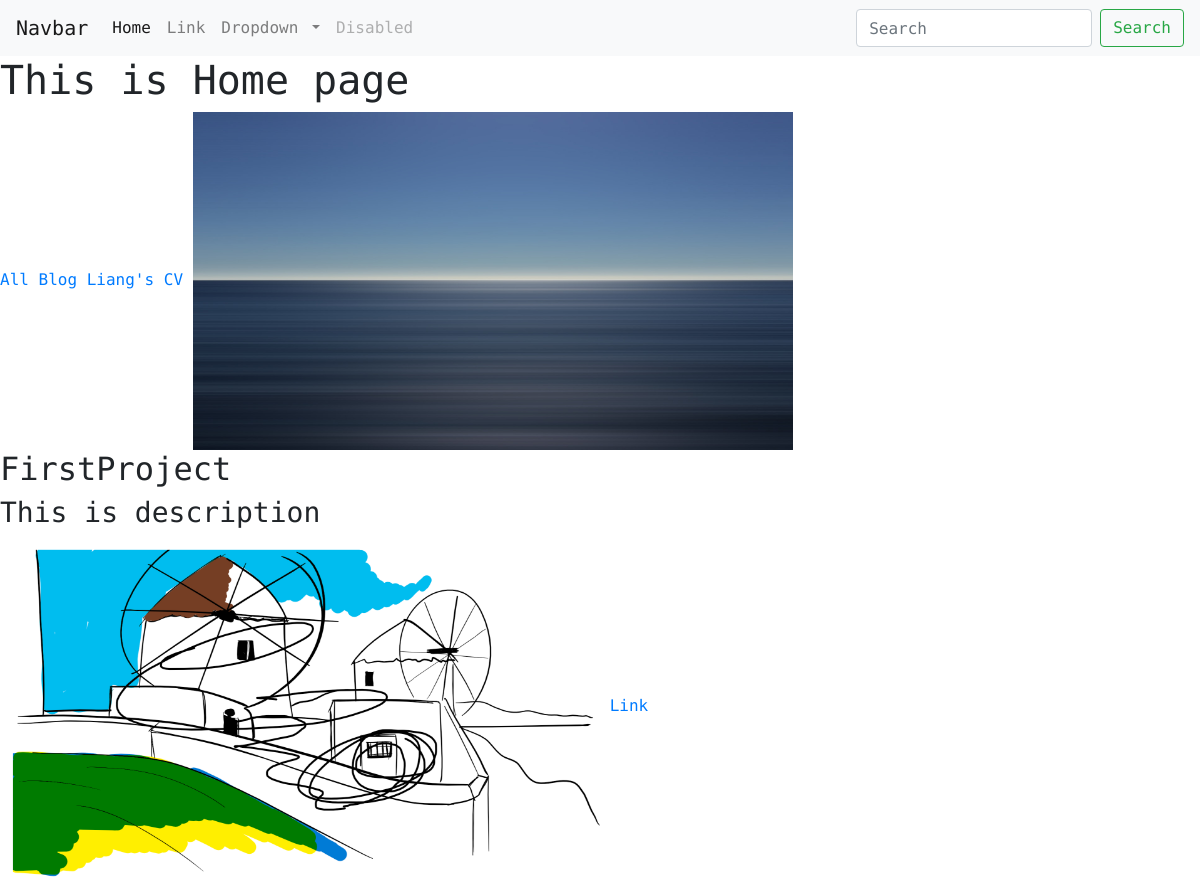
The page / on the database its author committed.
### portfolio/models.py (models this page shows, shortened)
class Project(models.Model):
    title = models.CharField(max_length=100)
    description = models.CharField(max_length=50)
    image = models.ImageField(upload_to="portfolio/images/")
    url = models.URLField(blank=True)

### portfolio/views.py (the view)
# urls.py: 2. Add a URL to urlpatterns:  path('', views.home, name='home')
def home(request):
    projects = Project.objects.all()
    return render(request, "portfolio/home.html", {"projects": projects})

### portfolio/templates/portfolio/home.html
{% extends 'portfolio/base.html' %}
{% block  content%}
<h1>This is Home page</h1>
{% load static %}
<a href="{%  url "blog:all_blogs" %}">All Blog</a>
<a href="{% static "portfolio/LiangChen_CV.pdf" %}" }>Liang's CV</a>
<img src="{% static 'portfolio\headimage.jpg' %}" width="50%" height="50%">
{% for project in projects %}
<h2>{{ project.title}}</h2>
<h3>{{ project.description}}</h3>
<img src="{{ project.image.url}}" height="50%" width="50%" />
{% if project.url%}
<a href="{{project.url}}">Link</a>
{% endif%}
{% endfor %}
{% endblock  %}

### portfolio/static/portfolio/custom.css (style rules this page uses)
body { font-family: DM Mono, sans-serif; }

### rows shown on the page
Project: title "FirstProject", description "This is description", image (picture)
